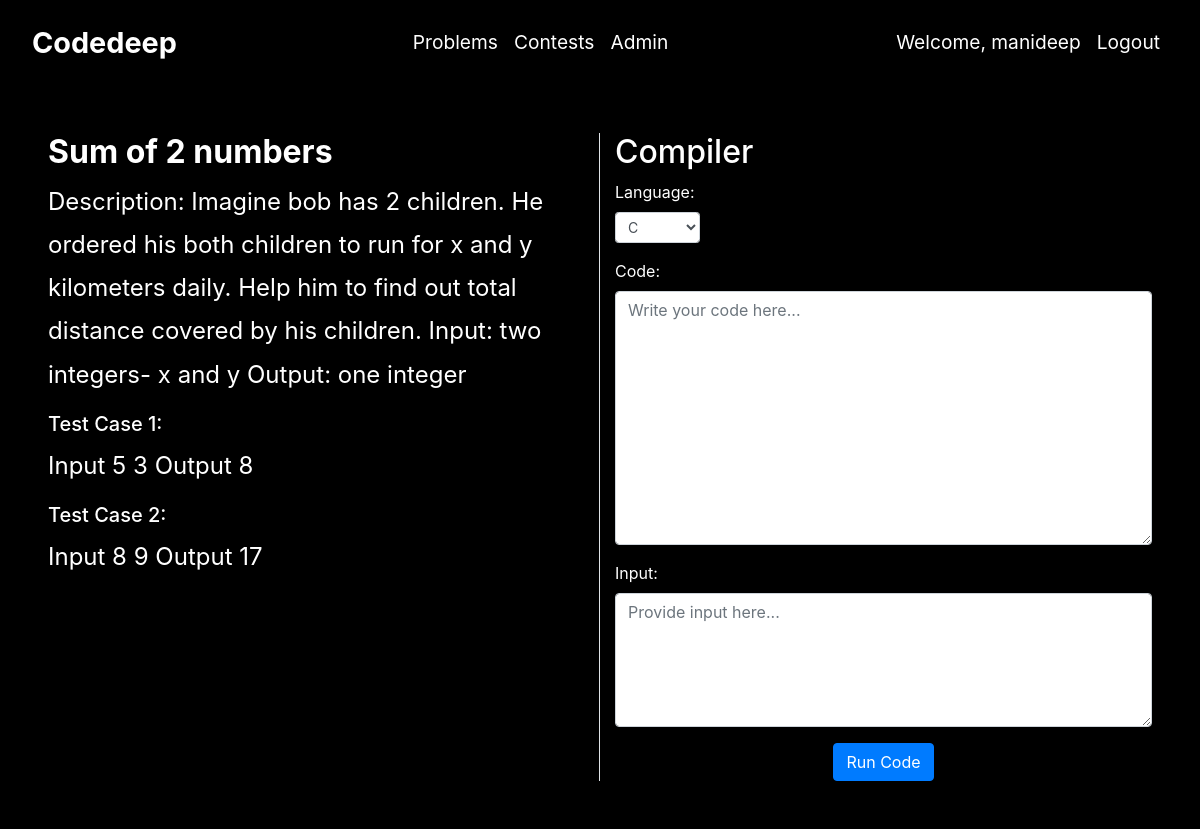
Screenshot of /problems/1/ (signed in) with the database file from the repository.
### problems/models.py (models this page shows, shortened)
class problem(models.Model):
    name = models.CharField(max_length=50)
    description = models.TextField()
    testcase1 = models.TextField()
    testcase2 = models.TextField()

### problems/views.py (the view)
# urls.py: path('problems/<int:id>/',problem_detail),
@login_required
def problem_detail(request,id):
    req_problem = problem.objects.get(id=id)
    if request.method == "POST":
        language = request.POST.get('language')
        code = request.POST.get('code')
        inputData = request.POST.get('input')
        outputData = runCode(language,code,inputData)
        context = {
                    "language": language,
                    "code" : code,
                    "inputData" : inputData,
                    "outputData" : outputData,
                    "req_problem" : req_problem,
                    }
        return render(request,"problem_result.html",context)
    else:
        context = {
            "req_problem" : req_problem,
            }
        return render(request,"problem_detail.html",context)

### problems/templates/problem_detail.html (shortened to what this page needs)
{% extends 'base.html' %}
{% block content %}
<div class="container-fluid p-5">
    <div class="row">
        <div class="col-md-6 border-right text-left">
            <h2 style="font-weight: bold;">{{ req_problem.name }}</h2>
            <p>{{ req_problem.description }}</p>
            <h5>Test Case 1:</h5>
            <p>{{ req_problem.testcase1 }}</p>
            <h5>Test Case 2:</h5>
            <p>{{ req_problem.testcase2 }}</p>
        </div>
        <div class="col-md-6 text-left">
            <h2>Compiler</h2>
            <form method="POST">
                <div class="form-group">
                    <label for="language">Language:</label>
                    <select class="form-control form-control-sm" id="language" name="language">
                        <option value="c">C</option>
                    </select>
                </div>
                <div class="form-group">
                    <label for="code">Code:</label>
                    <textarea class="form-control" rows="10" name="code" id="code" placeholder="Write your code here..."></textarea>
                </div>
                <div class="form-group">
                    <label for="input">Input:</label>
                    <textarea class="form-control" rows="5" id="input" name="input" placeholder="Provide input here..."></textarea>
                </div>
                <div class="text-center">
                    <button type="submit" class="btn btn-primary">Run Code</button>
                </div>
            </form>
        </div>
    </div>
</div>
{% endblock %}

### problems/templates/base.html (shortened to what this page needs)
{% load static %}
<!DOCTYPE html>
<html lang="en">
<head>
    <link rel="stylesheet" href="https://cdn.jsdelivr.net/npm/bootstrap@4.6.2/dist/css/bootstrap.min.css">
</head>
<body>
    <div class="overlay"></div>
    <nav class="navbar navbar-expand-sm navbar-dark">
        <a class="navbar-brand" href="/">Codedeep</a>
        <ul class="navbar-nav center">
            <li class="nav-item">
                <a class="nav-link" href="/problems">Problems</a>
            </li>
            <li class="nav-item">
                <a class="nav-link" href="/contests">Contests</a>
            </li>
            <li class="nav-item">
                <a class="nav-link" href="/admin">Admin</a>
            </li>
        </ul>
        <ul class="navbar-nav ml-auto">
            {% if user.is_authenticated %}
                <li class="nav-item">
                    <a class="nav-link" href="#">Welcome, {{ user.username }}</a>
                </li>
                <li class="nav-item">
                    <a class="nav-link" href="/auth/logout">Logout</a>
                </li>
            {% endif %}
        </ul>
    </nav>
    <div class="content-container">
        {% block content %}{% endblock %}
    </div>
</body>
</html>

### problems/templates/problem_detail.html (style rules this page uses)
body { background: none; background-color: #000; color: rgb(230, 230, 230); }
.form-group label { text-align: left; display: block; }
.form-control-sm { width: auto; }

### rows the page displays
problem: name "Sum of 2 numbers", description "Description: Imagine bob has 2 children. He ordered his both children to run for x and y kilometers daily. Help him to find out total distance covered by his children. Input: two integers- x and y Output: one integer", testcase1 "Input 5 3 Output 8", testcase2 "Input 8 9 Output 17"

### other values shown
{{ user.username }} "manideep"
